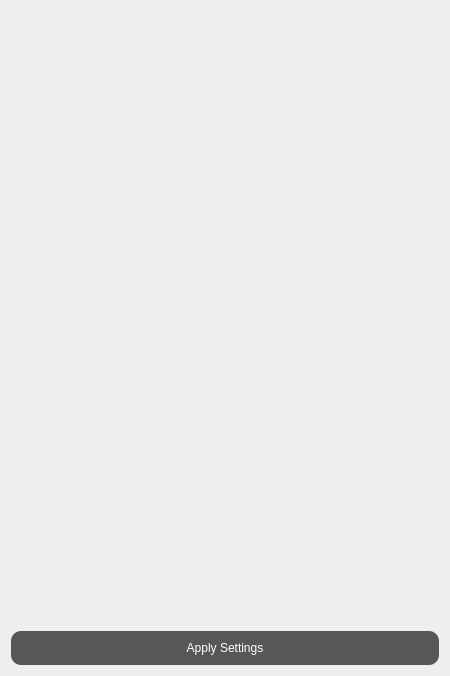
<?xml version="1.0" encoding="UTF-8"?>
<ui version="4.0">
 <class>Dialog</class>
 <widget class="QWidget" name="Dialog">
  <property name="geometry">
   <rect>
    <x>0</x>
    <y>0</y>
    <width>450</width>
    <height>676</height>
   </rect>
  </property>
  <property name="windowTitle">
   <string>Templatoron - Default Values</string>
  </property>
  <property name="styleSheet">
   <string notr="true">#Content {
	background: #292929;
	border: 1px solid #444;
	border-radius: 15px;
}
#TitleBar {
	max-height: 50px;
	min-height: 50px;
}
#TitleBarTitle {
	font: 12pt &quot;Inter&quot;;
	color: #aaa;
}
#TitleBar QPushButton {
	min-width: 35px;
	max-width: 35px;
	min-height: 35px;
	max-height:35px;
}
#BtnClose {
	border-image: url(:/titlebar/titlebar/close.svg);
}
#VariableArea, #VariableAreaContent {
	background: transparent;
	border: none;
}
QLabel {
	color: #bbb;
	font: 8pt &quot;Inter&quot;;
}
#CreateBtn {
	padding: 10px;
	min-width: 100px;
	font: 15pt &quot;Inter&quot;;
	background: #575757;
	border-radius: 10px;
	color: white;
}
#CreateBtn:hover {
	background: #666;
}
#CreateBtn:pressed {
	background: #777;
}
QScrollBar:vertical{
	width: 20px;
	right: 20px;
	margin: 0px 10px 0px 0;
	background: transparent;
	border-radius: 5px;
}
QScrollBar::handle:vertical {
	background: #505050;
	border-radius: 5px;
}
QScrollBar::handle:vertical:hover {
	background: #5A5A5A;
}
QScrollBar::handle:vertical:pressed {
	background: #6A6A6A;
}
QScrollBar::add-line:vertical, QScrollBar::sub-line:vertical
{
      border: none;
      background: none;
      color: none;
}
QScrollBar::add-page:vertical, QScrollBar::sub-page:vertical
{
	background: #151515;
	border-radius:5px;
}
</string>
  </property>
  <layout class="QVBoxLayout" name="verticalLayout">
   <item>
    <widget class="QScrollArea" name="VariableArea">
     <property name="horizontalScrollBarPolicy">
      <enum>Qt::ScrollBarAlwaysOff</enum>
     </property>
     <property name="widgetResizable">
      <bool>true</bool>
     </property>
     <widget class="QWidget" name="VariableAreaContent">
      <property name="geometry">
       <rect>
        <x>0</x>
        <y>0</y>
        <width>428</width>
        <height>20</height>
       </rect>
      </property>
      <property name="sizePolicy">
       <sizepolicy hsizetype="Preferred" vsizetype="Fixed">
        <horstretch>0</horstretch>
        <verstretch>0</verstretch>
       </sizepolicy>
      </property>
      <layout class="QVBoxLayout" name="verticalLayout_4">
       <property name="spacing">
        <number>20</number>
       </property>
       <property name="leftMargin">
        <number>10</number>
       </property>
       <property name="topMargin">
        <number>10</number>
       </property>
       <property name="rightMargin">
        <number>10</number>
       </property>
       <property name="bottomMargin">
        <number>10</number>
       </property>
      </layout>
     </widget>
    </widget>
   </item>
   <item>
    <widget class="QPushButton" name="CreateBtn">
     <property name="cursor">
      <cursorShape>PointingHandCursor</cursorShape>
     </property>
     <property name="text">
      <string>Apply Settings</string>
     </property>
    </widget>
   </item>
  </layout>
 </widget>
 <resources>
  <include location="../assets/assets.qrc"/>
 </resources>
 <connections/>
</ui>
